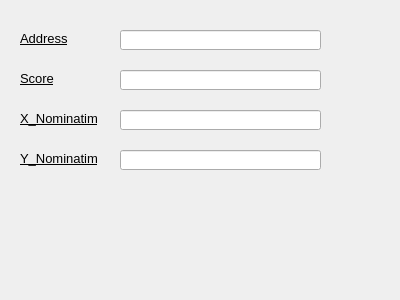
<?xml version="1.0" encoding="UTF-8"?>
<ui version="4.0">
 <class>Form</class>
 <widget class="QWidget" name="Form">
  <property name="geometry">
   <rect>
    <x>0</x>
    <y>0</y>
    <width>400</width>
    <height>300</height>
   </rect>
  </property>
  <property name="windowTitle">
   <string>Form</string>
  </property>
  <widget class="QLabel" name="label">
   <property name="geometry">
    <rect>
     <x>20</x>
     <y>30</y>
     <width>51</width>
     <height>16</height>
    </rect>
   </property>
   <property name="font">
    <font>
     <pointsize>10</pointsize>
     <underline>true</underline>
    </font>
   </property>
   <property name="text">
    <string>Address</string>
   </property>
  </widget>
  <widget class="QLabel" name="label_2">
   <property name="geometry">
    <rect>
     <x>20</x>
     <y>70</y>
     <width>41</width>
     <height>16</height>
    </rect>
   </property>
   <property name="font">
    <font>
     <pointsize>10</pointsize>
     <underline>true</underline>
    </font>
   </property>
   <property name="text">
    <string>Score</string>
   </property>
  </widget>
  <widget class="QLabel" name="label_3">
   <property name="geometry">
    <rect>
     <x>20</x>
     <y>110</y>
     <width>81</width>
     <height>16</height>
    </rect>
   </property>
   <property name="font">
    <font>
     <pointsize>10</pointsize>
     <underline>true</underline>
    </font>
   </property>
   <property name="text">
    <string>X_Nominatim</string>
   </property>
  </widget>
  <widget class="QLabel" name="label_4">
   <property name="geometry">
    <rect>
     <x>20</x>
     <y>150</y>
     <width>81</width>
     <height>16</height>
    </rect>
   </property>
   <property name="font">
    <font>
     <pointsize>10</pointsize>
     <underline>true</underline>
    </font>
   </property>
   <property name="text">
    <string>Y_Nominatim</string>
   </property>
  </widget>
  <widget class="QLineEdit" name="address">
   <property name="geometry">
    <rect>
     <x>120</x>
     <y>30</y>
     <width>201</width>
     <height>20</height>
    </rect>
   </property>
   <property name="font">
    <font>
     <pointsize>9</pointsize>
    </font>
   </property>
  </widget>
  <widget class="QLineEdit" name="score">
   <property name="geometry">
    <rect>
     <x>120</x>
     <y>70</y>
     <width>201</width>
     <height>20</height>
    </rect>
   </property>
   <property name="font">
    <font>
     <pointsize>9</pointsize>
    </font>
   </property>
  </widget>
  <widget class="QLineEdit" name="x_nominatim">
   <property name="geometry">
    <rect>
     <x>120</x>
     <y>110</y>
     <width>201</width>
     <height>20</height>
    </rect>
   </property>
   <property name="font">
    <font>
     <pointsize>9</pointsize>
    </font>
   </property>
  </widget>
  <widget class="QLineEdit" name="y_nominatim">
   <property name="geometry">
    <rect>
     <x>120</x>
     <y>150</y>
     <width>201</width>
     <height>20</height>
    </rect>
   </property>
   <property name="font">
    <font>
     <pointsize>9</pointsize>
    </font>
   </property>
  </widget>
 </widget>
 <resources/>
 <connections/>
</ui>
